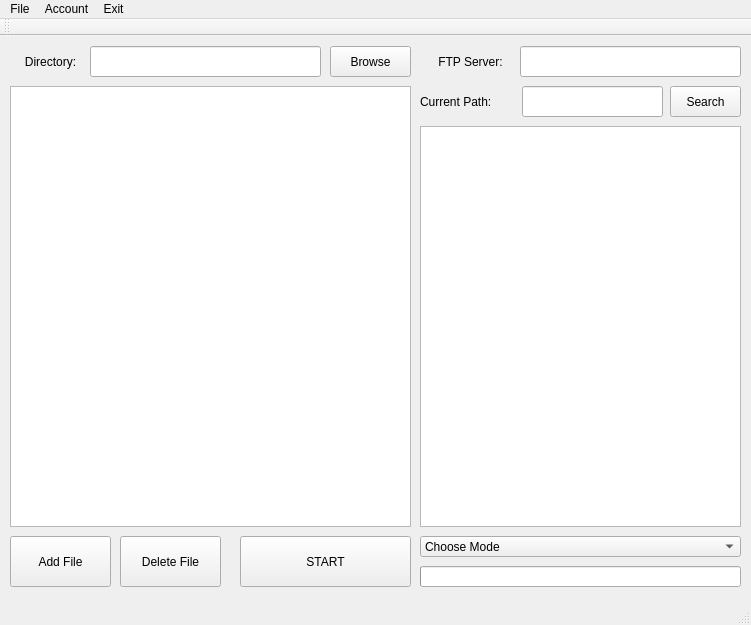
<?xml version="1.0" encoding="UTF-8"?>
<ui version="4.0">
 <class>MainWindow</class>
 <widget class="QMainWindow" name="MainWindow">
  <property name="geometry">
   <rect>
    <x>0</x>
    <y>0</y>
    <width>751</width>
    <height>625</height>
   </rect>
  </property>
  <property name="windowTitle">
   <string>FTPService</string>
  </property>
  <widget class="QWidget" name="centralWidget">
   <widget class="QPushButton" name="btnAddFile">
    <property name="geometry">
     <rect>
      <x>10</x>
      <y>500</y>
      <width>101</width>
      <height>51</height>
     </rect>
    </property>
    <property name="text">
     <string>Add File</string>
    </property>
   </widget>
   <widget class="QPushButton" name="btnClearFile">
    <property name="geometry">
     <rect>
      <x>120</x>
      <y>500</y>
      <width>101</width>
      <height>51</height>
     </rect>
    </property>
    <property name="text">
     <string>Delete File</string>
    </property>
   </widget>
   <widget class="QProgressBar" name="progressBar">
    <property name="geometry">
     <rect>
      <x>420</x>
      <y>530</y>
      <width>321</width>
      <height>21</height>
     </rect>
    </property>
    <property name="minimum">
     <number>100</number>
    </property>
    <property name="maximum">
     <number>100</number>
    </property>
    <property name="textVisible">
     <bool>false</bool>
    </property>
    <property name="orientation">
     <enum>Qt::Horizontal</enum>
    </property>
    <property name="invertedAppearance">
     <bool>false</bool>
    </property>
   </widget>
   <widget class="QLabel" name="lbServer">
    <property name="geometry">
     <rect>
      <x>420</x>
      <y>10</y>
      <width>101</width>
      <height>31</height>
     </rect>
    </property>
    <property name="text">
     <string>FTP Server:</string>
    </property>
    <property name="alignment">
     <set>Qt::AlignCenter</set>
    </property>
    <property name="margin">
     <number>0</number>
    </property>
   </widget>
   <widget class="QLabel" name="label">
    <property name="geometry">
     <rect>
      <x>10</x>
      <y>10</y>
      <width>81</width>
      <height>31</height>
     </rect>
    </property>
    <property name="text">
     <string>Directory:</string>
    </property>
    <property name="alignment">
     <set>Qt::AlignCenter</set>
    </property>
   </widget>
   <widget class="QComboBox" name="cbChoose">
    <property name="geometry">
     <rect>
      <x>420</x>
      <y>500</y>
      <width>321</width>
      <height>21</height>
     </rect>
    </property>
    <property name="maxVisibleItems">
     <number>3</number>
    </property>
    <item>
     <property name="text">
      <string>Choose Mode</string>
     </property>
    </item>
    <item>
     <property name="text">
      <string>Upload</string>
     </property>
    </item>
    <item>
     <property name="text">
      <string>Download</string>
     </property>
    </item>
   </widget>
   <widget class="QPushButton" name="btnStart">
    <property name="geometry">
     <rect>
      <x>240</x>
      <y>500</y>
      <width>171</width>
      <height>51</height>
     </rect>
    </property>
    <property name="text">
     <string>START</string>
    </property>
   </widget>
   <widget class="QPushButton" name="btnBrowse">
    <property name="geometry">
     <rect>
      <x>330</x>
      <y>10</y>
      <width>81</width>
      <height>31</height>
     </rect>
    </property>
    <property name="text">
     <string>Browse</string>
    </property>
   </widget>
   <widget class="QLineEdit" name="leLocal">
    <property name="geometry">
     <rect>
      <x>90</x>
      <y>10</y>
      <width>231</width>
      <height>31</height>
     </rect>
    </property>
    <property name="readOnly">
     <bool>true</bool>
    </property>
   </widget>
   <widget class="QLineEdit" name="leRemote">
    <property name="geometry">
     <rect>
      <x>520</x>
      <y>10</y>
      <width>221</width>
      <height>31</height>
     </rect>
    </property>
   </widget>
   <widget class="QPushButton" name="btnSearch">
    <property name="geometry">
     <rect>
      <x>670</x>
      <y>50</y>
      <width>71</width>
      <height>31</height>
     </rect>
    </property>
    <property name="text">
     <string>Search</string>
    </property>
   </widget>
   <widget class="QListWidget" name="lwLocal">
    <property name="geometry">
     <rect>
      <x>10</x>
      <y>50</y>
      <width>401</width>
      <height>441</height>
     </rect>
    </property>
   </widget>
   <widget class="QListWidget" name="lwRemote">
    <property name="geometry">
     <rect>
      <x>420</x>
      <y>90</y>
      <width>321</width>
      <height>401</height>
     </rect>
    </property>
   </widget>
   <widget class="QLineEdit" name="leCurrentPath">
    <property name="geometry">
     <rect>
      <x>522</x>
      <y>50</y>
      <width>141</width>
      <height>31</height>
     </rect>
    </property>
    <property name="readOnly">
     <bool>true</bool>
    </property>
   </widget>
   <widget class="QLabel" name="label_2">
    <property name="geometry">
     <rect>
      <x>420</x>
      <y>50</y>
      <width>101</width>
      <height>31</height>
     </rect>
    </property>
    <property name="text">
     <string>Current Path:</string>
    </property>
   </widget>
  </widget>
  <widget class="QMenuBar" name="menuBar">
   <property name="geometry">
    <rect>
     <x>0</x>
     <y>0</y>
     <width>751</width>
     <height>26</height>
    </rect>
   </property>
   <widget class="QMenu" name="menuFile">
    <property name="title">
     <string>File</string>
    </property>
   </widget>
   <widget class="QMenu" name="menuAccount">
    <property name="title">
     <string>Account</string>
    </property>
    <addaction name="actionLog_In"/>
    <addaction name="actionLog_Out"/>
   </widget>
   <widget class="QMenu" name="menuExit">
    <property name="title">
     <string>Exit</string>
    </property>
    <addaction name="actionExit_2"/>
   </widget>
   <addaction name="menuFile"/>
   <addaction name="menuAccount"/>
   <addaction name="menuExit"/>
  </widget>
  <widget class="QToolBar" name="mainToolBar">
   <attribute name="toolBarArea">
    <enum>TopToolBarArea</enum>
   </attribute>
   <attribute name="toolBarBreak">
    <bool>false</bool>
   </attribute>
  </widget>
  <widget class="QStatusBar" name="statusBar"/>
  <action name="actionAdd_File">
   <property name="text">
    <string>Add File</string>
   </property>
  </action>
  <action name="actionAdd_Directory">
   <property name="text">
    <string>Add Directory</string>
   </property>
  </action>
  <action name="actionExit">
   <property name="text">
    <string>Exit</string>
   </property>
  </action>
  <action name="actionLog_In">
   <property name="text">
    <string>Log In</string>
   </property>
  </action>
  <action name="actionLog_Out">
   <property name="text">
    <string>Log Out</string>
   </property>
  </action>
  <action name="actionExit_2">
   <property name="text">
    <string>Exit</string>
   </property>
  </action>
 </widget>
 <layoutdefault spacing="6" margin="11"/>
 <resources/>
 <connections/>
 <slots>
  <slot>quit()</slot>
  <slot>slot2()</slot>
 </slots>
</ui>
